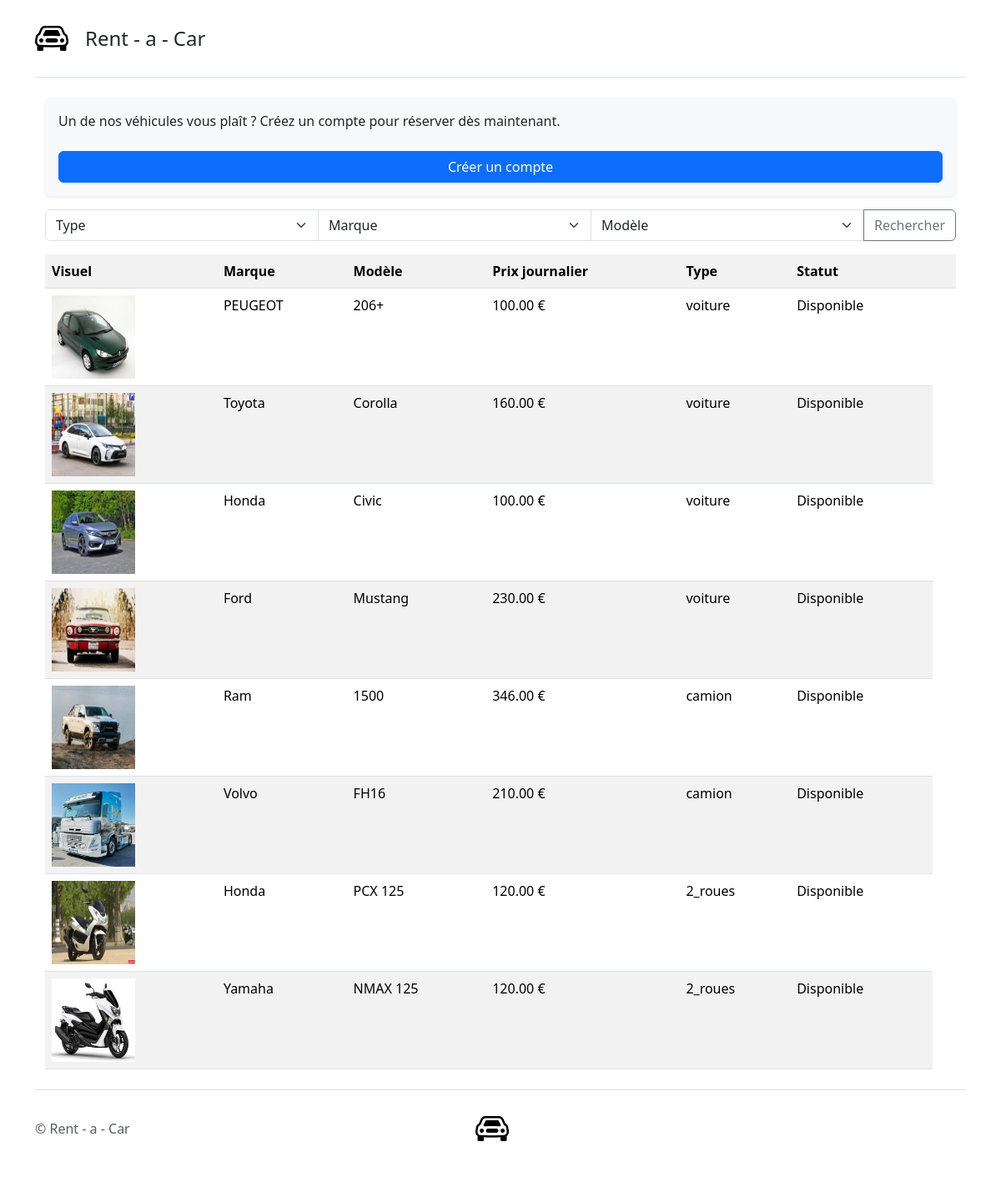
Page /?action=listVehicle on the committed database.
### tables this page shows
CREATE TABLE IF NOT EXISTS `vehicule` (
  `id_vehicule` int NOT NULL AUTO_INCREMENT,
  `marque` varchar(25) DEFAULT NULL,
  `modele` varchar(25) DEFAULT NULL,
  `matricule` varchar(25) DEFAULT NULL,
  `prix_journalier` decimal(7,2) DEFAULT NULL,
  `type_vehicule` varchar(25) DEFAULT NULL,
  `statut_dispo` int DEFAULT '1',
  `photo` varchar(50) DEFAULT NULL,
  PRIMARY KEY (`id_vehicule`),
  UNIQUE KEY `matricule` (`matricule`)
);

### index.php (called while the page is built, shortened)
<?php
include "classes/Vehicle.php";
include "controller/MenuController.php";
include "model/VehicleModel.php";
$menu = new MenuController();
$menu->dashboard();

### model/ModelGeneric.php (called while the page is built)
<?php
abstract class ModelGeneric {
    protected $pdo;
    public function __construct(){
        $this->pdo = new PDO("mysql:host=localhost;dbname=agence", "root", "", [
            PDO::ATTR_DEFAULT_FETCH_MODE => PDO::FETCH_ASSOC
        ]);
    }
    public function executeRequest(string $query, $data = []){
        $statement = $this->pdo->prepare($query);
        foreach($data as $cle => $valeur){
            $data[$cle] = htmlentities($valeur);
        }
        $statement->execute($data);
        return $statement;
    }
}

### model/VehicleModel.php (called while the page is built, shortened)
<?php
require_once 'model/ModelGeneric.php';
class VehicleModel extends ModelGeneric {
    public function findAvailableVehicle() {
        $statement = $this->executeRequest("SELECT * FROM vehicule WHERE statut_dispo = :statut_dispo", [
            "statut_dispo" => 1,
        ]);
        $vehicles = [];
        while($v = $statement->fetch()){
            extract($v);
            $vehicles[] = new Vehicle($id_vehicule, $marque, $modele, $matricule, $prix_journalier, $type_vehicule, $statut_dispo, $photo);
        }
        return $vehicles;
    }
}

### classes/Vehicle.php (called while the page is built, shortened)
<?php
class Vehicle {
    private	$marque;
    private $modele;
    private $prix_journalier;
    private $type_vehicule;
    private $photo;
    public function __construct($p_id_vehicule = '', $p_marque = '', $p_modele = '', $p_matricule = '', $p_prix_journalier = '', $p_type_vehicule = '', $p_statut_dispo = '', $p_photo = '') {
        $this->marque = $p_marque;
        $this->modele = $p_modele;
        $this->prix_journalier = $p_prix_journalier;
        $this->type_vehicule = $p_type_vehicule;
        $this->photo = $p_photo;
    }
    public function getMarque() {
        return $this->marque;
    }
    public function getModele() {
        return $this->modele;
    }
    public function getPrixJournalier() {
        return $this->prix_journalier;
    }
    public function getTypeVehicule() {
        return $this->type_vehicule;
    }
    public function getPhoto() {
        return $this->photo;
    }
}

### vue/listVehicule.php (the view, shortened to what this page needs)
<?php if(!isset($_SESSION['user'])) : ?>
    <div class="bg-light rounded p-3 mb-3 d-flex flex-column shadow-sm">
        <p>Un de nos véhicules vous plaît ? Créez un compte pour réserver dès maintenant.</p>
        <a href="?action=createAccount" class="btn btn-primary mt-2">Créer un compte</a>
    </div>
<?php endif; ?>
<form action="" method="POST">
    <div class="input-group mb-3">
        <select class="form-select" name="vehiculeType">
            <option value="" selected>Type</option>
        </select>
        <select class="form-select" name="vehiculeMarque">
            <option value="" selected>Marque</option>
        </select>
        <select class="form-select" name="vehiculeModele">
            <option value="" selected>Modèle</option>
        </select>
        <input class="btn btn-outline-secondary" name="vehiculeSearchBar" type="submit" value="Rechercher">
    </div>
</form>
<div class="mt-3">
    <table class="table table-striped">
        <tr>
            <th>Visuel</th>
            <th>Marque</th>
            <th>Modèle</th>
            <th>Prix journalier</th>
            <th>Type</th>
            <th>Statut</th>
            <th></th>
        </tr>
        <?php foreach($vehiculeDispo as $vehicule): ?>
            <tr>
                <td> <?php if(file_exists($vehicule->getPhoto())) : ?>
                    <img src="<?php echo $vehicule->getPhoto(); ?>" alt="Image du véhicule" width="100" height="100">
                <?php endif; ?> </td>
                <td> <?= $vehicule->getMarque() ?> </td>
                <td> <?= $vehicule->getModele() ?> </td>
                <td> <?= $vehicule->getPrixJournalier() ?> &euro; </td>
                <td> <?= $vehicule->getTypeVehicule() ?> </td>
                <td>Disponible</td>
            </tr>
        <?php endforeach; ?>
    </table>
</div>
<?php
$contenu = ob_get_clean();
include "vue/template.php";

### controller/MenuController.php (shortened to what this page needs)
<?php
class MenuController {
    public function dashboard() {
        $modelVehicle = new VehicleModel();
        if(isset($_GET["action"])) {
            $action = $_GET["action"];
            switch ($action) {
                case "listVehicle":
                    if (isset($_POST['vehiculeSearchBar'])) {
                        $type = !empty($_POST['vehiculeType']) ? $_POST['vehiculeType'] : null;
                        $marque = !empty($_POST['vehiculeMarque']) ? $_POST['vehiculeMarque'] : null;
                        $modele = !empty($_POST['vehiculeModele']) ? $_POST['vehiculeModele'] : null;
                        $vehiculeDispo = $modelVehicle->findVehiculeBySearch($type, $marque, $modele);
                    } else {
                        $vehiculeDispo = $modelVehicle->findAvailableVehicle();
                    }
                    include "vue/listVehicule.php";
                    break;
            }
        }
    }
}

### vue/template.php (shortened to what this page needs)
<!DOCTYPE html>
<html lang="fr">
<head>
    <link rel="stylesheet" href="https://cdnjs.cloudflare.com/ajax/libs/bootstrap/5.3.3/css/bootstrap.min.css">
    <link href="https://cdn.jsdelivr.net/npm/bootstrap-icons/font/bootstrap-icons.css" rel="stylesheet">
    <link rel="stylesheet" href="vue/CSS/style.css">
</head>
<body class="container">
    <header class="d-flex flex-wrap justify-content-between align-items-center py-3 mb-4 border-bottom">
        <a class="d-flex align-items-center text-dark text-decoration-none me-3">
            <i class="bi bi-car-front" style="font-size: 40px; color: black; margin-right: 20px;"></i>
            <span class="fs-4">Rent - a - Car</span>
        </a>
    </header>
    <main class="container-fluid">
        <?= $contenu ?? ''; ?>
    </main>
    <footer class="d-flex flex-wrap justify-content-between align-items-center py-3 my-4 border-top">
        <p class="col-md-4 mb-0 text-body-secondary">&copy; Rent - a - Car</p>
        <a class="col-md-4 d-flex align-items-center justify-content-center mb-3 mb-md-0 me-md-auto link-body-emphasis text-decoration-none">
            <i class="bi bi-car-front" style="font-size: 40px; color: black; margin-right: 20px;"></i>
        </a>
    </footer>
</body>
</html>

### rows in the picture
vehicule: photo (picture), marque "PEUGEOT", modele "206+", prix_journalier "100.00", type_vehicule "voiture"
vehicule: photo (picture), marque "Toyota", modele "Corolla", prix_journalier "160.00", type_vehicule "voiture"
vehicule: photo (picture), marque "Honda", modele "Civic", prix_journalier "100.00", type_vehicule "voiture"
vehicule: photo (picture), marque "Ford", modele "Mustang", prix_journalier "230.00", type_vehicule "voiture"
vehicule: photo (picture), marque "Ram", modele "1500", prix_journalier "346.00", type_vehicule "camion"
vehicule: photo (picture), marque "Volvo", modele "FH16", prix_journalier "210.00", type_vehicule "camion"
vehicule: photo (picture), marque "Honda", modele "PCX 125", prix_journalier "120.00", type_vehicule "2_roues"
vehicule: photo (picture), marque "Yamaha", modele "NMAX 125", prix_journalier "120.00", type_vehicule "2_roues"
